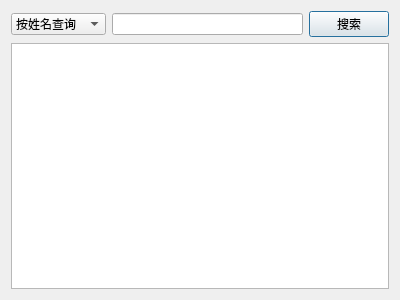
<?xml version="1.0" encoding="UTF-8"?>
<ui version="4.0">
 <class>query_stu</class>
 <widget class="QDialog" name="query_stu">
  <property name="geometry">
   <rect>
    <x>0</x>
    <y>0</y>
    <width>400</width>
    <height>300</height>
   </rect>
  </property>
  <property name="windowTitle">
   <string>Dialog</string>
  </property>
  <layout class="QVBoxLayout" name="verticalLayout">
   <item>
    <layout class="QHBoxLayout" name="horizontalLayout" stretch="3,6,1">
     <item>
      <widget class="QComboBox" name="cbb_query_way">
       <item>
        <property name="text">
         <string>按姓名查询</string>
        </property>
       </item>
       <item>
        <property name="text">
         <string>按学号查询</string>
        </property>
       </item>
       <item>
        <property name="text">
         <string>按学院查询</string>
        </property>
       </item>
      </widget>
     </item>
     <item>
      <widget class="QLineEdit" name="lineEdit_query_content"/>
     </item>
     <item>
      <widget class="QPushButton" name="btn_search">
       <property name="sizePolicy">
        <sizepolicy hsizetype="Expanding" vsizetype="Fixed">
         <horstretch>0</horstretch>
         <verstretch>0</verstretch>
        </sizepolicy>
       </property>
       <property name="text">
        <string>搜索</string>
       </property>
      </widget>
     </item>
    </layout>
   </item>
   <item>
    <widget class="QTableView" name="tableView_show_stu_info"/>
   </item>
  </layout>
 </widget>
 <resources/>
 <connections/>
</ui>
